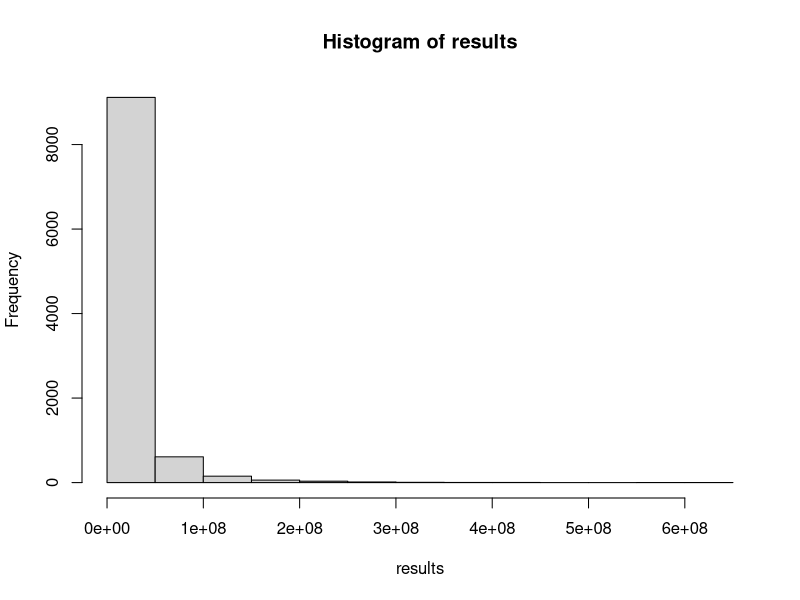

R code for this plot:
results <- replicate(10000, {
  account.value <- 0
  for (n in 1:30) {
    account.value <- account.value + 10000
    this.years.return <- rnorm(1, mean=.12, sd=.18)
    account.value <- account.value + (account.value * this.years.return)
  }
  for (n in 1:20) {
    account.value <- account.value - 100000
    if (account.value <= 0) {
      account.value <- 0
    } else {
      this.years.return <- rnorm(1, mean=.12, sd=.18)
      account.value <- account.value + (account.value * this.years.return)
    }
  }
  return(account.value)
})
hist(results)
mean(results)
quantile(results, probs=c(.05, .25, .5, .75, .95))

############################
total <- 0
for (k in 1:100) {
  total <- total + k^2
  total
}
print(total)
